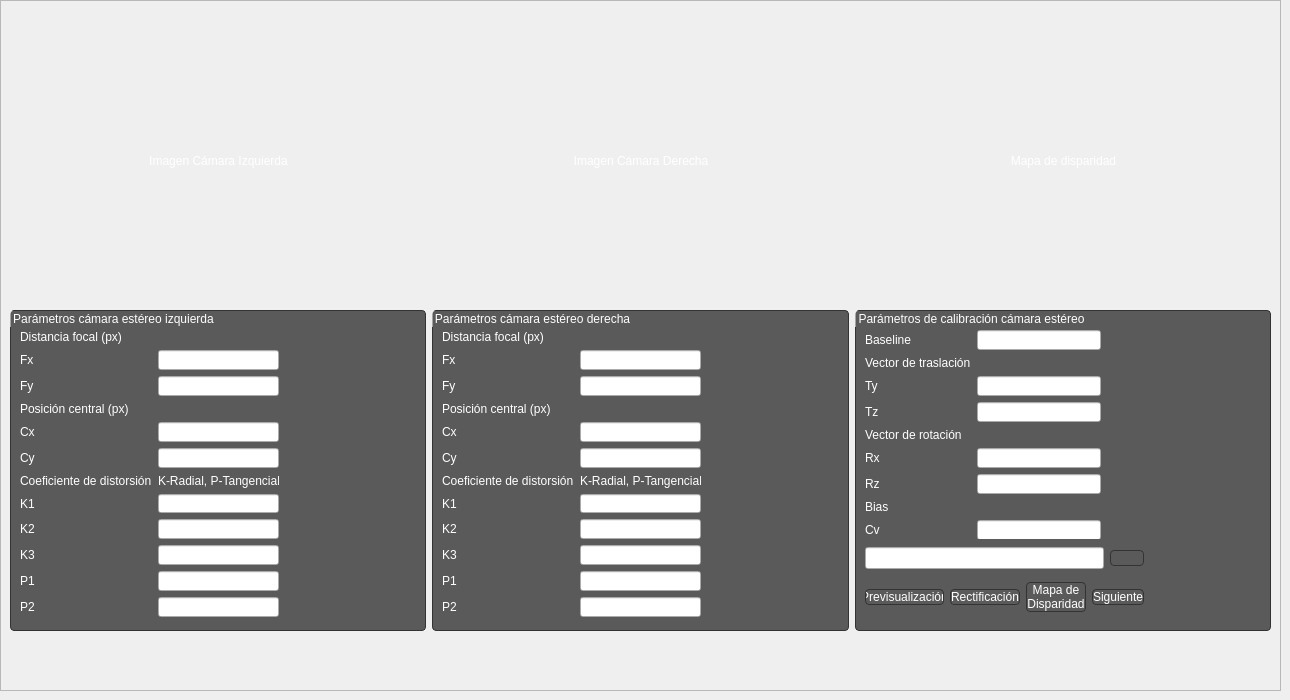
               <widget class="QWidget" name="Rectificacion">
                <widget class="QFrame" name="frame_8">
                 <property name="geometry">
                  <rect>
                   <x>0</x>
                   <y>0</y>
                   <width>1281</width>
                   <height>691</height>
                  </rect>
                 </property>
                 <property name="frameShape">
                  <enum>QFrame::StyledPanel</enum>
                 </property>
                 <property name="frameShadow">
                  <enum>QFrame::Raised</enum>
                 </property>
                 <widget class="QWidget" name="horizontalLayoutWidget_4">
                  <property name="geometry">
                   <rect>
                    <x>10</x>
                    <y>310</y>
                    <width>1261</width>
                    <height>321</height>
                   </rect>
                  </property>
                  <layout class="QHBoxLayout" name="horizontalLayout_20">
                   <item>
                    <widget class="QGroupBox" name="groupBox_4">
                     <property name="styleSheet">
                      <string notr="true">QGroupBox{
	border:1px solid rgb(51,51,51);	
	border-radius:4px;
	color:white;
	background:rgb(91,90,90);
}</string>
                     </property>
                     <property name="title">
                      <string>Parámetros cámara estéreo izquierda</string>
                     </property>
                     <widget class="QWidget" name="formLayoutWidget">
                      <property name="geometry">
                       <rect>
                        <x>10</x>
                        <y>20</y>
                        <width>259</width>
                        <height>287</height>
                       </rect>
                      </property>
                      <layout class="QFormLayout" name="formLayout">
                       <item row="0" column="0">
                        <widget class="QLabel" name="label_6">
                         <property name="styleSheet">
                          <string notr="true">color:white;</string>
                         </property>
                         <property name="text">
                          <string>Distancia focal (px)</string>
                         </property>
                         <property name="textFormat">
                          <enum>Qt::PlainText</enum>
                         </property>
                        </widget>
                       </item>
                       <item row="1" column="0">
                        <widget class="QLabel" name="label_7">
                         <property name="styleSheet">
                          <string notr="true">color:white;</string>
                         </property>
                         <property name="text">
                          <string>Fx</string>
                         </property>
                        </widget>
                       </item>
                       <item row="2" column="0">
                        <widget class="QLabel" name="label_8">
                         <property name="styleSheet">
                          <string notr="true">color:white;</string>
                         </property>
                         <property name="text">
                          <string>Fy</string>
                         </property>
                        </widget>
                       </item>
                       <item row="3" column="0">
                        <widget class="QLabel" name="label_9">
                         <property name="styleSheet">
                          <string notr="true">color:white;</string>
                         </property>
                         <property name="text">
                          <string>Posición central (px)</string>
                         </property>
                        </widget>
                       </item>
                       <item row="4" column="0">
                        <widget class="QLabel" name="label_10">
                         <property name="styleSheet">
                          <string notr="true">color:white;</string>
                         </property>
                         <property name="text">
                          <string>Cx</string>
                         </property>
                        </widget>
                       </item>
                       <item row="5" column="0">
                        <widget class="QLabel" name="label_11">
                         <property name="styleSheet">
                          <string notr="true">color:white;</string>
                         </property>
                         <property name="text">
                          <string>Cy</string>
                         </property>
                        </widget>
                       </item>
                       <item row="6" column="0">
                        <widget class="QLabel" name="label_12">
                         <property name="styleSheet">
                          <string notr="true">color:white;</string>
                         </property>
                         <property name="text">
                          <string>Coeficiente de distorsión</string>
                         </property>
                        </widget>
                       </item>
                       <item row="7" column="0">
                        <widget class="QLabel" name="label_13">
                         <property name="styleSheet">
                          <string notr="true">color:white;</string>
                         </property>
                         <property name="text">
                          <string>K1</string>
                         </property>
                        </widget>
                       </item>
                       <item row="8" column="0">
                        <widget class="QLabel" name="label_14">
                         <property name="styleSheet">
                          <string notr="true">color:white;</string>
                         </property>
                         <property name="text">
                          <string>K2</string>
                         </property>
                        </widget>
                       </item>
                       <item row="9" column="0">
                        <widget class="QLabel" name="label_15">
                         <property name="styleSheet">
                          <string notr="true">color:white;</string>
                         </property>
                         <property name="text">
                          <string>K3</string>
                         </property>
                        </widget>
                       </item>
                       <item row="11" column="0">
                        <widget class="QLabel" name="label_17">
                         <property name="styleSheet">
                          <string notr="true">color:white;</string>
                         </property>
                         <property name="text">
                          <string>P2</string>
                         </property>
                        </widget>
                       </item>
                       <item row="10" column="0">
                        <widget class="QLabel" name="label_16">
                         <property name="styleSheet">
                          <string notr="true">color:white;</string>
                         </property>
                         <property name="text">
                          <string>P1</string>
                         </property>
                        </widget>
                       </item>
                       <item row="1" column="1">
                        <widget class="QLineEdit" name="Fx_left_camera"/>
                       </item>
                       <item row="2" column="1">
                        <widget class="QLineEdit" name="Fy_left_camera"/>
                       </item>
                       <item row="4" column="1">
                        <widget class="QLineEdit" name="Cx_left_camera"/>
                       </item>
                       <item row="5" column="1">
                        <widget class="QLineEdit" name="Cy_left_camera"/>
                       </item>
                       <item row="7" column="1">
                        <widget class="QLineEdit" name="K1_left_camera"/>
                       </item>
                       <item row="8" column="1">
                        <widget class="QLineEdit" name="K2_left_camera_2"/>
                       </item>
                       <item row="9" column="1">
                        <widget class="QLineEdit" name="K3_left_camera"/>
                       </item>
                       <item row="10" column="1">
                        <widget class="QLineEdit" name="P1_left_camera"/>
                       </item>
                       <item row="11" column="1">
                        <widget class="QLineEdit" name="P2_left_camera"/>
                       </item>
                       <item row="6" column="1">
                        <widget class="QLabel" name="label_31">
                         <property name="styleSheet">
                          <string notr="true">color:white;</string>
                         </property>
                         <property name="text">
                          <string>K-Radial, P-Tangencial</string>
                         </property>
                        </widget>
                       </item>
                      </layout>
                     </widget>
                    </widget>
                   </item>
                   <item>
                    <widget class="QGroupBox" name="groupBox_7">
                     <property name="styleSheet">
                      <string notr="true">QGroupBox{
	border:1px solid rgb(51,51,51);	
	border-radius:4px;
	color:white;
	background:rgb(91,90,90);
}</string>
                     </property>
                     <property name="title">
                      <string>Parámetros cámara estéreo derecha</string>
                     </property>
                     <widget class="QWidget" name="formLayoutWidget_2">
                      <property name="geometry">
                       <rect>
                        <x>10</x>
                        <y>20</y>
                        <width>259</width>
                        <height>287</height>
                       </rect>
                      </property>
                      <layout class="QFormLayout" name="formLayout_2">
                       <item row="0" column="0">
                        <widget class="QLabel" name="label_18">
                         <property name="styleSheet">
                          <string notr="true">color:white;</string>
                         </property>
                         <property name="text">
                          <string>Distancia focal (px)</string>
                         </property>
                         <property name="textFormat">
                          <enum>Qt::PlainText</enum>
                         </property>
                        </widget>
                       </item>
                       <item row="1" column="0">
                        <widget class="QLabel" name="label_19">
                         <property name="styleSheet">
                          <string notr="true">color:white;</string>
                         </property>
                         <property name="text">
                          <string>Fx</string>
                         </property>
                        </widget>
                       </item>
                       <item row="1" column="1">
                        <widget class="QLineEdit" name="Fx_right_camera"/>
                       </item>
                       <item row="2" column="0">
                        <widget class="QLabel" name="label_20">
                         <property name="styleSheet">
                          <string notr="true">color:white;</string>
                         </property>
                         <property name="text">
                          <string>Fy</string>
                         </property>
                        </widget>
                       </item>
                       <item row="2" column="1">
                        <widget class="QLineEdit" name="Fy_right_camera"/>
                       </item>
                       <item row="3" column="0">
                        <widget class="QLabel" name="label_21">
                         <property name="styleSheet">
                          <string notr="true">color:white;</string>
                         </property>
                         <property name="text">
                          <string>Posición central (px)</string>
                         </property>
                        </widget>
                       </item>
                       <item row="4" column="0">
                        <widget class="QLabel" name="label_22">
                         <property name="styleSheet">
                          <string notr="true">color:white;</string>
                         </property>
                         <property name="text">
                          <string>Cx</string>
                         </property>
                        </widget>
                       </item>
                       <item row="4" column="1">
                        <widget class="QLineEdit" name="Cx_right_camera"/>
                       </item>
                       <item row="5" column="0">
                        <widget class="QLabel" name="label_23">
                         <property name="styleSheet">
                          <string notr="true">color:white;</string>
                         </property>
                         <property name="text">
                          <string>Cy</string>
                         </property>
                        </widget>
                       </item>
                       <item row="5" column="1">
                        <widget class="QLineEdit" name="Cy_right_camera"/>
                       </item>
                       <item row="6" column="0">
                        <widget class="QLabel" name="label_24">
                         <property name="styleSheet">
                          <string notr="true">color:white;</string>
                         </property>
                         <property name="text">
                          <string>Coeficiente de distorsión</string>
                         </property>
                        </widget>
                       </item>
                       <item row="6" column="1">
                        <widget class="QLabel" name="label_30">
                         <property name="styleSheet">
                          <string notr="true">color:white;</string>
                         </property>
                         <property name="text">
                          <string>K-Radial, P-Tangencial</string>
                         </property>
                        </widget>
                       </item>
                       <item row="7" column="0">
                        <widget class="QLabel" name="label_25">
                         <property name="styleSheet">
                          <string notr="true">color:white;</string>
                         </property>
                         <property name="text">
                          <string>K1</string>
                         </property>
                        </widget>
                       </item>
                       <item row="7" column="1">
                        <widget class="QLineEdit" name="K1_right_camera"/>
                       </item>
                       <item row="8" column="0">
                        <widget class="QLabel" name="label_26">
                         <property name="styleSheet">
                          <string notr="true">color:white;</string>
                         </property>
                         <property name="text">
                          <string>K2</string>
                         </property>
                        </widget>
                       </item>
                       <item row="8" column="1">
                        <widget class="QLineEdit" name="K2_right_camera"/>
                       </item>
                       <item row="9" column="0">
                        <widget class="QLabel" name="label_27">
                         <property name="styleSheet">
                          <string notr="true">color:white;</string>
                         </property>
                         <property name="text">
                          <string>K3</string>
                         </property>
                        </widget>
                       </item>
                       <item row="9" column="1">
                        <widget class="QLineEdit" name="K3_right_camera"/>
                       </item>
                       <item row="10" column="0">
                        <widget class="QLabel" name="label_29">
                         <property name="styleSheet">
                          <string notr="true">color:white;</string>
                         </property>
                         <property name="text">
                          <string>P1</string>
                         </property>
                        </widget>
                       </item>
                       <item row="10" column="1">
                        <widget class="QLineEdit" name="P1_right_camera"/>
                       </item>
                       <item row="11" column="0">
                        <widget class="QLabel" name="label_28">
                         <property name="styleSheet">
                          <string notr="true">color:white;</string>
                         </property>
                         <property name="text">
                          <string>P2</string>
                         </property>
                        </widget>
                       </item>
                       <item row="11" column="1">
                        <widget class="QLineEdit" name="P2_right_camera"/>
                       </item>
                      </layout>
                     </widget>
                    </widget>
                   </item>
                   <item>
                    <widget class="QGroupBox" name="groupBox_8">
                     <property name="styleSheet">
                      <string notr="true">QGroupBox{
	border:1px solid rgb(51,51,51);	
	border-radius:4px;
	color:white;
	background:rgb(91,90,90);
}</string>
                     </property>
                     <property name="title">
                      <string>Parámetros de calibración cámara estéreo</string>
                     </property>
                     <widget class="QWidget" name="formLayoutWidget_3">
                      <property name="geometry">
                       <rect>
                        <x>10</x>
                        <y>20</y>
                        <width>236</width>
                        <height>209</height>
                       </rect>
                      </property>
                      <layout class="QFormLayout" name="formLayout_3">
                       <item row="0" column="0">
                        <widget class="QLabel" name="label_33">
                         <property name="styleSheet">
                          <string notr="true">color:white;</string>
                         </property>
                         <property name="text">
                          <string>Baseline</string>
                         </property>
                        </widget>
                       </item>
                       <item row="0" column="1">
                        <widget class="QLineEdit" name="Baseline_depth"/>
                       </item>
                       <item row="1" column="0">
                        <widget class="QLabel" name="label_36">
                         <property name="styleSheet">
                          <string notr="true">color:white;</string>
                         </property>
                         <property name="text">
                          <string>Vector de traslación</string>
                         </property>
                        </widget>
                       </item>
                       <item row="2" column="0">
                        <widget class="QLabel" name="label_37">
                         <property name="styleSheet">
                          <string notr="true">color:white;</string>
                         </property>
                         <property name="text">
                          <string>Ty</string>
                         </property>
                        </widget>
                       </item>
                       <item row="2" column="1">
                        <widget class="QLineEdit" name="Ty_depth"/>
                       </item>
                       <item row="3" column="0">
                        <widget class="QLabel" name="label_38">
                         <property name="styleSheet">
                          <string notr="true">color:white;</string>
                         </property>
                         <property name="text">
                          <string>Tz</string>
                         </property>
                        </widget>
                       </item>
                       <item row="3" column="1">
                        <widget class="QLineEdit" name="Tz_depth"/>
                       </item>
                       <item row="4" column="0">
                        <widget class="QLabel" name="label_39">
                         <property name="styleSheet">
                          <string notr="true">color:white;</string>
                         </property>
                         <property name="text">
                          <string>Vector de rotación</string>
                         </property>
                        </widget>
                       </item>
                       <item row="5" column="0">
                        <widget class="QLabel" name="label_40">
                         <property name="styleSheet">
                          <string notr="true">color:white;</string>
                         </property>
                         <property name="text">
                          <string>Rx</string>
                         </property>
                        </widget>
                       </item>
                       <item row="5" column="1">
                        <widget class="QLineEdit" name="Rx_depth"/>
                       </item>
                       <item row="6" column="0">
                        <widget class="QLabel" name="label_41">
                         <property name="styleSheet">
                          <string notr="true">color:white;</string>
                         </property>
                         <property name="text">
                          <string>Rz</string>
                         </property>
                        </widget>
                       </item>
                       <item row="6" column="1">
                        <widget class="QLineEdit" name="Rz_depth"/>
                       </item>
                       <item row="8" column="0">
                        <widget class="QLabel" name="label_43">
                         <property name="styleSheet">
                          <string notr="true">color:white;</string>
                         </property>
                         <property name="text">
                          <string>Cv</string>
                         </property>
                        </widget>
                       </item>
                       <item row="8" column="1">
                        <widget class="QLineEdit" name="Cv_depth"/>
                       </item>
                       <item row="7" column="0">
                        <widget class="QLabel" name="label_32">
                         <property name="styleSheet">
                          <string notr="true">color:white;</string>
                         </property>
                         <property name="text">
                          <string>Bias</string>
                         </property>
                        </widget>
                       </item>
                      </layout>
                     </widget>
                     <widget class="QWidget" name="verticalLayoutWidget_2">
                      <property name="geometry">
                       <rect>
                        <x>10</x>
                        <y>230</y>
                        <width>279</width>
                        <height>81</height>
                       </rect>
                      </property>
                      <layout class="QVBoxLayout" name="verticalLayout_5">
                       <item>
                        <layout class="QHBoxLayout" name="horizontalLayout_5">
                         <item>
                          <widget class="QLineEdit" name="Open_rectificationfile">
                           <property name="styleSheet">
                            <string notr="true">color:white;</string>
                           </property>
                          </widget>
                         </item>
                         <item>
                          <widget class="QPushButton" name="pushButton_2">
                           <property name="styleSheet">
                            <string notr="true">QPushButton {
	color:white;
	border:1px solid rgb(51,51,51);	
	border-radius:4px;
	background-color: rgba(0,0,0,0);
}
QPushButton:hover {
	background-color: rgb(91,90,90);
}
QPushButton:pressed {	
	background-color: rgba(0,0,0,0);
}</string>
                           </property>
                           <property name="text">
                            <string/>
                           </property>
                           <property name="icon">
                            <iconset>
                             <normaloff>D:/Descargas/Minimalistic-Flat-Modern-GUI-Template-master/Minimalistic-Flat-Modern-GUI-Template-master/icons/1x/OpenFile.png</normaloff>D:/Descargas/Minimalistic-Flat-Modern-GUI-Template-master/Minimalistic-Flat-Modern-GUI-Template-master/icons/1x/OpenFile.png</iconset>
                           </property>
                          </widget>
                         </item>
                        </layout>
                       </item>
                       <item>
                        <layout class="QHBoxLayout" name="horizontalLayout_24">
                         <item>
                          <widget class="QPushButton" name="Preview">
                           <property name="styleSheet">
                            <string notr="true">QPushButton {
	color:white;
	border:1px solid rgb(51,51,51);	
	border-radius:4px;
	background-color: rgba(0,0,0,0);
}
QPushButton:hover {
	background-color: rgb(91,90,90);
}
QPushButton:pressed {	
	background-color: rgba(0,0,0,0);
}</string>
                           </property>
                           <property name="text">
                            <string>Previsualización</string>
                           </property>
                          </widget>
                         </item>
                         <item>
                          <widget class="QPushButton" name="Rectification_2">
                           <property name="styleSheet">
                            <string notr="true">QPushButton {
	color:white;
	border:1px solid rgb(51,51,51);	
	border-radius:4px;
	background-color: rgba(0,0,0,0);
}
QPushButton:hover {
	background-color: rgb(91,90,90);
}
QPushButton:pressed {	
	background-color: rgba(0,0,0,0);
}</string>
                           </property>
                           <property name="text">
                            <string>Rectificación</string>
                           </property>
                          </widget>
                         </item>
                         <item>
                          <widget class="QPushButton" name="Disparity_Map_Bt">
                           <property name="styleSheet">
                            <string notr="true">QPushButton {
	color:white;
	border:1px solid rgb(51,51,51);	
	border-radius:4px;
	background-color: rgba(0,0,0,0);
}
QPushButton:hover {
	background-color: rgb(91,90,90);
}
QPushButton:pressed {	
	background-color: rgba(0,0,0,0);
}</string>
                           </property>
                           <property name="text">
                            <string>Mapa de
Disparidad</string>
                           </property>
                          </widget>
                         </item>
                         <item>
                          <widget class="QPushButton" name="pushButton_3">
                           <property name="styleSheet">
                            <string notr="true">QPushButton {
	color:white;
	border:1px solid rgb(51,51,51);	
	border-radius:4px;
	background-color: rgba(0,0,0,0);
}
QPushButton:hover {
	background-color: rgb(91,90,90);
}
QPushButton:pressed {	
	background-color: rgba(0,0,0,0);
}</string>
                           </property>
                           <property name="text">
                            <string>Siguiente</string>
                           </property>
                           <property name="icon">
                            <iconset>
                             <normaloff>../../Documents/GUIUVVIS/Minimalistic-Flat-Modern-GUI-Template-master/icons/1x/ForwardAsset.png</normaloff>../../Documents/GUIUVVIS/Minimalistic-Flat-Modern-GUI-Template-master/icons/1x/ForwardAsset.png</iconset>
                           </property>
                          </widget>
                         </item>
                        </layout>
                       </item>
                      </layout>
                     </widget>
                    </widget>
                   </item>
                  </layout>
                 </widget>
                 <widget class="QWidget" name="horizontalLayoutWidget_2">
                  <property name="geometry">
                   <rect>
                    <x>10</x>
                    <y>10</y>
                    <width>1262</width>
                    <height>301</height>
                   </rect>
                  </property>
                  <layout class="QHBoxLayout" name="horizontalLayout_3">
                   <item>
                    <widget class="QLabel" name="left_camera">
                     <property name="minimumSize">
                      <size>
                       <width>416</width>
                       <height>299</height>
                      </size>
                     </property>
                     <property name="styleSheet">
                      <string notr="true">color:white;</string>
                     </property>
                     <property name="text">
                      <string>Imagen Cámara Izquierda</string>
                     </property>
                     <property name="alignment">
                      <set>Qt::AlignCenter</set>
                     </property>
                    </widget>
                   </item>
                   <item>
                    <widget class="QLabel" name="right_camera">
                     <property name="minimumSize">
                      <size>
                       <width>416</width>
                       <height>299</height>
                      </size>
                     </property>
                     <property name="styleSheet">
                      <string notr="true">color:white;</string>
                     </property>
                     <property name="text">
                      <string>Imagen Cámara Derecha</string>
                     </property>
                     <property name="alignment">
                      <set>Qt::AlignCenter</set>
                     </property>
                    </widget>
                   </item>
                   <item>
                    <widget class="QLabel" name="disparity_map">
                     <property name="minimumSize">
                      <size>
                       <width>416</width>
                       <height>299</height>
                      </size>
                     </property>
                     <property name="styleSheet">
                      <string notr="true">color:white;</string>
                     </property>
                     <property name="text">
                      <string>Mapa de disparidad</string>
                     </property>
                     <property name="alignment">
                      <set>Qt::AlignCenter</set>
                     </property>
                    </widget>
                   </item>
                  </layout>
                 </widget>
                </widget>
               </widget>
